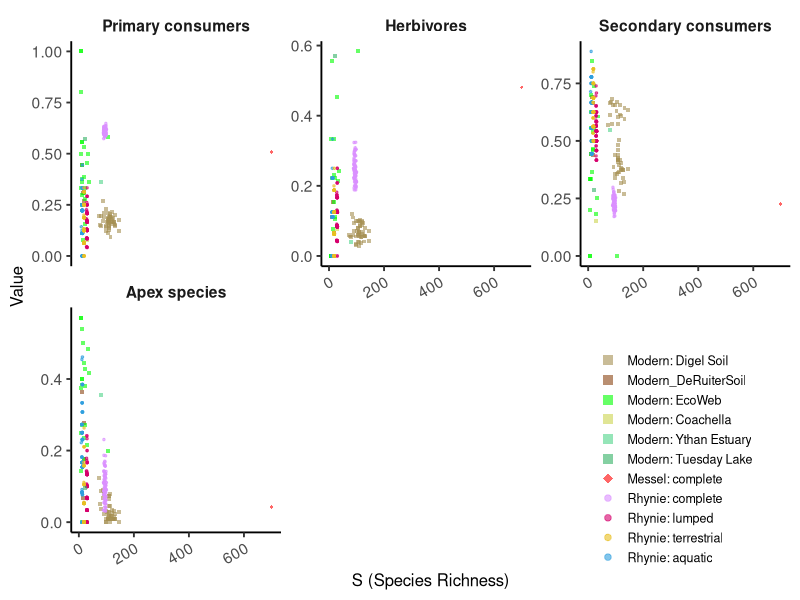
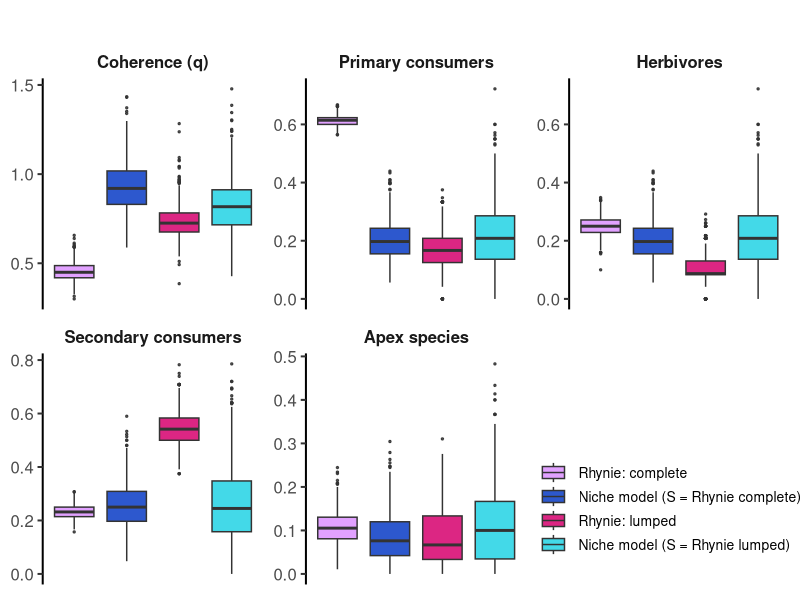

Write the R code that produced these figures, in order. (Note: this script raises an error after producing the figures.)
# START HERE ####
# install.packages("tidyverse")
# Load necessary libraries
library(tidyverse)

# Read and inspect data
df <- read.csv("Combined_Data_TS.csv")

# label webs as Devonian, Eocene, Modern, or simulation (niche model)
df <- df %>%
  mutate(Period = ifelse(startsWith(Analysis, "Rhynie"),"devonian", 
                         ifelse(startsWith(Analysis, "Messel"),"eocene",
                                ifelse(startsWith(Analysis, "Niche"), "simulation", "modern")))) %>%
  mutate(Period = as.factor(Period))

# PANEL SCATTERPLOT FIGURE 1: Modern webs vs. Rhynie complete, lumped, terrestrial, aquatic ####

metrics = c("C", "InDegree",
            "NTP_mean", "NTP_max", 
            "diameter", "max_chain_len", 
            "char_path_len", "std_path_len", "loop",
            "TrOmniv", "q",
            "priConsumers", "herbivores", "secConsumers", "Top")

## Scatterplot 1 filter to analyses of interest and rename metrics and analyses #### 
#     also, only include 100 SLNs for each Rhynie analysis so as not to overcrowd plots
df_plot <- df %>%
  filter(Analysis %in% c("Digel_Soil", "DeRuiter_Soil", "EcoWeb", 
                        "Coachella", "LittleRockLake", "TuesdayLake", "YthanEstuary", 
                        "Messel_all", "Messel_hicert",
                        "Rhynie_all_TS", "Rhynie_all_lumped", "Rhynie_terr_lumped", "Rhynie_aqu_lumped")) %>%
  mutate(Analysis = fct_recode(Analysis, "Modern_DigelSoil" = "Digel_Soil", 
                               "Modern_DeRuiterSoil" = "DeRuiter_Soil", "Modern_EcoWeb" = "EcoWeb", 
                               "Modern_Coachella" = "Coachella", "Modern_LitleRock" = "LittleRockLake",
                               "Modern_TuesLake" = "TuesdayLake", "Modern_Ythan" = "YthanEstuary",
                               "Messel_all" = "Messel_all", "Messel_high_certainty" = "Messel_hicert",
                               "Rhynie_complete" = "Rhynie_all_TS", "Rhynie_lumped" = "Rhynie_all_lumped",
                               "Rhynie_terr" = "Rhynie_terr_lumped", "Rhynie_aqu" = "Rhynie_aqu_lumped" )) %>%
  rename(NTP_mean = mean_NTP, NTP_max = max_NTP, q = q_inCoherence,
         char_path_len = mean_path_len, InDegree = meanInDegree, 
         priConsumers = Herbiv, herbivores = Herbiv_true, secConsumers = Carniv) %>%
  group_by(Analysis) %>%
  slice_head(n = 100)

# Reshape to long format for ggplot
df_long <- df_plot %>%
  pivot_longer(
    cols = all_of(metrics),
    names_to = "Metric",
    values_to = "Value"
  )

# re-code the levels in Analysis to make sure it plots in the right order
df_long$Analysis <- factor(df_long$Analysis,
                           levels = c("Modern_DigelSoil", "Modern_DeRuiterSoil", 
                                      "Modern_EcoWeb", "Modern_Coachella", "Modern_Ythan", 
                                      "Modern_LittleRock", "Modern_TuesLake",
                                      "Messel_all", "Messel_high_certainty",
                                      "Rhynie_complete", "Rhynie_lumped", "Rhynie_terr", "Rhynie_aqu"))
# re-code the levels in Metric to make sure the facets appear in the right order
df_long$Metric <- factor(df_long$Metric, levels = metrics)

## Scatterplot 1 metric labels ####
metric_labels <- c(C = "Connectance (C)", 
                   InDegree = "In-degree", 
                   NTP_mean = "Mean ntp", 
                   NTP_max = "Max ntp", 
                   diameter = "Network diameter", 
                   max_chain_len = "Max chain length",
                   char_path_len = "Characteristic path length", 
                   std_path_len = "Path length std. dev.", 
                   loop = "Loop frequency",
                   TrOmniv = "Trophic omnivory", 
                   q = "Coherence (q)", 
                   priConsumers = "Primary consumers",
                   herbivores = "Herbivores", 
                   secConsumers= "Secondary consumers", 
                   Top = "Apex species")

## Scatterplot 1 color palette ####
analysis_colors <- c(
  "Modern_DigelSoil" = "#A58F52",
  "Modern_DeRuiterSoil" = "chocolate4",
  "Modern_EcoWeb" = "green",
  "Modern_Coachella" = "#CBD44F",
  "Modern_Ythan" = "#4FD489",
  "Modern_LittleRock" = "#32B097",
  "Modern_TuesLake" = "#32B065",
  "Messel_all" = "red",
  "Messel_high_certainty" = "red3",
  "Rhynie_complete" = "#DB90FF",
  "Rhynie_lumped" = "#D6016D",
  "Rhynie_terr" = "#E8BE21",
  "Rhynie_aqu" = "#2F9FDE"
)


## Scatterplot 1 datapoint shapes ####
analysis_shapes <- c(
  "Modern_DigelSoil" = 15, "Modern_DeRuiterSoil" = 15,
  "Modern_EcoWeb" = 15, "Modern_Coachella" = 15,
  "Modern_Ythan" = 15, "Modern_TuesLake" = 15,
  "Messel_all" = 18, "Messel_high_certainty" = 18,
  "Rhynie_complete" = 20,"Rhynie_lumped" = 20,
  "Rhynie_terr" = 20, "Rhynie_aqu" = 20
)

# (optional) choose a subset of metrics to view:
metrics_active <- metrics[12:15]
df_long_view <- df_long %>%
  filter(Metric %in% metrics_active)

## Scatterplot 1 GENERATE FIGURE (ggplot2 call) ####
ggplot(df_long_view, aes(x = S, y = Value)) +
  geom_point(alpha = 0.6, size = 1, aes(colour = Analysis, shape = Analysis)) +
  facet_wrap(~ Metric, scales = "free_y", ncol = 3, labeller = labeller(Metric = metric_labels[metrics_active])) +
  scale_color_manual(values = analysis_colors,
                     breaks = c("Modern_DigelSoil", "Modern_DeRuiterSoil",
                                "Modern_EcoWeb", "Modern_Coachella", 
                                "Modern_Ythan", "Modern_TuesLake",
                                "Messel_all", "Messel_high_certainty",
                                "Rhynie_complete", "Rhynie_lumped", 
                                "Rhynie_terr", "Rhynie_aqu"),
                     labels = c("Modern: Digel Soil", "Modern_DeRuiterSoil",
                                "Modern: EcoWeb", "Modern: Coachella",
                                "Modern: Ythan Estuary",  "Modern: Tuesday Lake",
                                "Messel: complete", "Messel: high certainty links",
                                "Rhynie: complete", "Rhynie: lumped",
                                "Rhynie: terrestrial", "Rhynie: aquatic")) +
  scale_shape_manual(values = analysis_shapes,
                     breaks = c("Modern_DigelSoil", "Modern_DeRuiterSoil",
                                "Modern_EcoWeb", "Modern_Coachella", 
                                "Modern_Ythan", "Modern_TuesLake",
                                "Messel_all", "Messel_high_certainty",
                                "Rhynie_complete", "Rhynie_lumped", 
                                "Rhynie_terr", "Rhynie_aqu"),
                     labels = c("Modern: Digel Soil", "Modern_DeRuiterSoil",
                                "Modern: EcoWeb", "Modern: Coachella",
                                "Modern: Ythan Estuary",  "Modern: Tuesday Lake",
                                "Messel: complete", "Messel: high certainty links",
                                "Rhynie: complete", "Rhynie: lumped",
                                "Rhynie: terrestrial", "Rhynie: aquatic")) +
  scale_x_continuous(name = "S (Species Richness)") +
  theme_classic(base_size = 14) +
  theme(
    axis.title = element_text(size = 12),
    axis.text.x = element_text(angle = 30, hjust = 1),
    legend.position = c(0.84,0.15),
    legend.title = element_blank(),
    legend.text = element_text(size = 9),
    legend.key.size = unit(0.5, "cm"),
    strip.background = element_blank(),
    strip.text = element_text(face = "bold"),
) +
  guides(colour = guide_legend(override.aes = list(size=3)))

#-----------------------------------------------------------------------------#

# PANEL BOXPLOT FIGURE 1: Rhynie (lumped + unlumped) vs. Niche Model results ####

metrics = c("C", "InDegree",
            "NTP_mean", "NTP_max", 
            "diameter", "max_chain_len", 
            "char_path_len", "std_path_len", "loop",
            "TrOmniv", "q",
            "priConsumers", "herbivores", "secConsumers", "Top")

## Boxplot 1 filter to only full/lumped Rhynie and Niche model, rename metrics and analyses #### 
df_rhynie <- df %>%
  filter(Analysis %in% c("Rhynie_all_TS", "Rhynie_all_lumped", "Niche_unlumped", "Niche_lumped")) %>%
  mutate(Analysis = fct_recode(Analysis, "Rhynie_complete" = "Rhynie_all_TS", "Rhynie_lumped" = "Rhynie_all_lumped", 
                               "Niche_complete" = "Niche_unlumped", "Niche_lumped" = "Niche_lumped")) %>%
  rename(NTP_mean = mean_NTP, NTP_max = max_NTP, q = q_inCoherence,
         char_path_len = mean_path_len, InDegree = meanInDegree, 
         priConsumers = Herbiv, herbivores = Herbiv_true, secConsumers = Carniv)

# Reshape to long format
df_rhynie_long <- df_rhynie %>%
  pivot_longer(
    cols = all_of(metrics),
    names_to = "Metric",
    values_to = "Value"
  )

# re-code the levels in Analysis to make sure it plots in the right order
df_rhynie_long$Analysis <- factor(df_rhynie_long$Analysis,
                                  levels = c("Rhynie_complete", "Niche_complete", "Rhynie_lumped", "Niche_lumped"))
# re-code the levels in Metric to make sure the facets appear in the right order
df_rhynie_long$Metric <- factor(df_rhynie_long$Metric, levels = metrics)

## Boxplot 1 metric labels ####
metric_labels <- c(C = "Connectance (C)", 
                   InDegree = "In-degree", 
                   NTP_mean = "Mean ntp", 
                   NTP_max = "Max ntp", 
                   diameter = "Network diameter", 
                   max_chain_len = "Max chain length",
                   char_path_len = "Characteristic path length", 
                   std_path_len = "Path length std. dev.", 
                   loop = "Loop frequency",
                   TrOmniv = "Trophic omnivory", 
                   q = "Coherence (q)", 
                   priConsumers = "Primary consumers",
                   herbivores = "Herbivores", 
                   secConsumers= "Secondary consumers", 
                   Top = "Apex species")


## Boxplot 1 color palette ####
analysis_colors <- c(
  "Rhynie_complete" = "#DB90FF",
  "Rhynie_lumped" = "#D6016D",
  "Niche_complete" = "#093BC5",
  "Niche_lumped" = "#23D2E4"
)

metrics_active <- metrics[11:15]
df_rhynie_long_view <- df_rhynie_long %>%
  filter(Metric %in% metrics_active)

## Boxplot 1 GENERATE FIGURE (ggplot2 call) ####
ggplot(df_rhynie_long_view, aes(x = Analysis, y = Value, fill = Analysis)) +
  geom_boxplot(outlier.size = 0.5, alpha = 0.85) +
  facet_wrap(~ Metric, scales = "free_y", ncol = 3, labeller = labeller(Metric = metric_labels)) +
  scale_fill_manual(values = analysis_colors, 
                    breaks = c("Rhynie_complete", "Niche_complete",
                               "Rhynie_lumped", "Niche_lumped"),
                    labels = c("Rhynie: complete", "Niche model (S = Rhynie complete)",
                               "Rhynie: lumped", "Niche model (S = Rhynie lumped)")) +
  theme_classic(base_size = 15) +
  theme(
    axis.text.x = element_blank(),
    axis.ticks.x = element_blank(),
    axis.line.x = element_blank(),
    legend.position = c(0.84,0.15),
    legend.title = element_blank(),
    legend.key.width = unit(0.75, "cm"),
    legend.text = element_text(size = 10),
    strip.background = element_blank(),
    strip.text = element_text(face = "bold")
  ) +
  labs(title = "", x = NULL, y = NULL)


# PANEL BOXPLOT FIGURE 2: specific metrics of interest ####

# define metrics of interest and renamed versions
metrics <- c("Max_NTP", "q_inCoherence", "Mean_path_len", "Herbiv")
metrics2 <- c("NTP_max", "q", "char_path_len", "priConsumers")

## Boxplot 2 filter to only lumped Rhynie and modern, metrics of interest, rename metrics + analyses #### 
df_sigmetrics <- df %>%
  filter(Analysis %in% c("Rhynie_all_lumped", "DigelSoil_TS", "EcoWeb_TS")) %>%
  mutate(Analysis = fct_recode(Analysis, "Rhynie_lumped" = "Rhynie_all_lumped", 
                               "Modern_EcoWeb" = "EcoWeb_TS", "Modern_DigelSoil" = "DigelSoil_TS", )) %>%
  filter(S > 15) %>% # only keep webs with more than 15 species to mitigate sensitivity to scaling
  select(all_of(append("Analysis", metrics))) %>%
  rename(NTP_max = Max_NTP, q = q_inCoherence, char_path_len = Mean_path_len, priConsumers = Herbiv) %>%
  group_by(Analysis) %>%
  slice_head(n = 100)

# Reshape to long format
df_sigmetrics_long <- df_sigmetrics %>%
  pivot_longer(
    cols = all_of(metrics2),
    names_to = "Metric",
    values_to = "Value"
  )

# re-code the levels in Metric to make sure the facets appear in the right order
df_sigmetrics_long$Metric <- factor(df_sigmetrics_long$Metric, levels = metrics2)

## Boxplot 2 metric labels ####
metric_labels <- c(NTP_max = "Max ntp", 
                   q = "Coherence (q)",
                   char_path_len = "Characteristic path length", 
                   priConsumers = "Primary consumers")

## Boxplot 2 color palette ####
analysis_colors <- c(
  "Rhynie_lumped" = "#D6016D",
  "Modern_EcoWeb" = "#9CC104",
  "Modern_DigelSoil" = "#7D845E"
)

## Boxplot 2 GENERATE FIGURE (ggplot2 call) ####
ggplot(df_sigmetrics_long, aes(x = Analysis, y = Value, fill = Analysis)) +
  geom_boxplot(outlier.size = 0.5, alpha = 0.85) +
  facet_wrap(~ Metric, scales = "free_y", ncol = 2, labeller = labeller(Metric = metric_labels)) +
  scale_fill_manual(values = analysis_colors, 
                    breaks = c("Rhynie_lumped", "Modern_EcoWeb", "Modern_DigelSoil")) +
  scale_x_discrete(breaks = c("Rhynie_lumped", "Modern_EcoWeb", "Modern_DigelSoil"),
                   labels = c("Rhynie", "Modern:\nEcoWeb\n(S > 15)", "Modern:\nDigelSoil")) +
  theme_classic(base_size = 15) +
  theme(
    axis.text.x = element_text(size = 10),
    axis.ticks.x = element_blank(),
    legend.position = "none",
    strip.background = element_blank(),
    strip.text = element_text(face = "bold")
  ) +
  labs(title = "", x = NULL, y = NULL)

# (deprecated?) INDIVIDUAL METRIC SCATTERPLOTS ####

# subset the dataframe with the first 100 rhynie replicates and remove the lumped terr/aqu webs 
# ...to make the plots below easier to read
df_small <- df %>%
  filter(!Analysis %in% c("Rhynie_terr_lumped", "Rhynie_aqu_lumped")) %>%
  group_by(Analysis) %>%
  slice_head(n = 100) %>%
  ungroup()

# Plot C vs S, colored by Analysis
ggplot(df_small, aes(x = S, y = C, color = Analysis)) +
  geom_point(size = 2) +
  theme_classic() +
  labs(title = "Connectance vs. Species richness",
       x = "Number of Species (S)",
       y = "Connectance (C)")

# Plot L/S vs S, colored by Analysis
ggplot(df_small, aes(x = S, y = L_D, color = Analysis)) +
  geom_point(size = 2) +
  theme_classic() +
  labs(title = "Link Density vs. Species richness",
       x = "Number of Species (S)",
       y = "Link Density (L/S)")

# mean trophic level (mean_NTP) vs S
ggplot(df_small, aes(x = S, y = mean_NTP, color = Analysis)) +
  geom_point(size = 2) +
  theme_classic() +
  labs(title = "Mean Trophic Position vs Species Richness",
       x = "Number of species (S)",
       y = "Mean Trophic Position")

# max trophic level (mean_NTP) vs S
ggplot(df_small, aes(x = S, y = max_NTP, color = Analysis)) +
  geom_point(size = 2) +
  theme_classic() +
  labs(title = "Max Trophic Position vs Species Richness",
       x = "Number of species (S)",
       y = "Max Trophic Position")

# generality (mean_InDegree) vs S
ggplot(df_small, aes(x = S, y = meanInDegree, color = Analysis)) +
  geom_point(size = 2) +
  theme_classic() +
  labs(title = "Mean In Degree (generality) vs Species Richness",
       x = "Number of species (S)",
       y = "Mean In Degree")

# incoherence (q) vs S
ggplot(df_small, aes(x = S, y = TrOmniv, color = Analysis)) +
  geom_point(size = 2) +
  theme_classic() +
  labs(title = "q (incoherence) vs Species Richness",
       x = "Number of species (S)",
       y = "q")

# max chain length vs S
ggplot(df_small, aes(x = S, y = Mean_longest_chain, color = Analysis)) +
  geom_point(size = 2) +
  theme_classic() +
  labs(title = "Longest Chain Length vs Species Richness",
       x = "Number of species (S)",
       y = "Mean Longest Chain Length")

# mean path length vs S
ggplot(df_small, aes(x = S, y = Mean_path_len, color = Analysis)) +
  geom_point(size = 2) +
  theme_classic() +
  labs(title = "Mean path Length vs Species Richness",
       x = "Number of species (S)",
       y = "Mean path length between nodes")

# % apex taxa vs S
ggplot(df_small, aes(x = S, y = Top, color = Analysis)) +
  geom_point(size = 2) +
  theme_classic() +
  labs(title = "Trophic Top Species vs Species Richness",
       x = "Number of species (S)",
       y = "Percentage of nodes without predators")

# % primary consumer taxa vs S
ggplot(df_small, aes(x = S, y = Herbiv, color = Analysis)) +
  geom_point(size = 2) +
  theme_classic() +
  labs(title = "Primary consumers vs Species Richness",
       x = "Number of species (S)",
       y = "Percentage of primary consumers")

# % Secondary consumer taxa vs S
ggplot(df_small, aes(x = S, y = Carniv, color = Analysis)) +
  geom_point(size = 2) +
  theme_classic() +
  labs(title = "Secondary consumers vs Species Richness",
       x = "Number of species (S)",
       y = "Percentage of secondary consumers")

# (deprecated?) Group comparisons - individual metric boxplots ####

# boxplot of connectance
ggplot(df, aes(x = Analysis, y = C, fill = Analysis)) +
  geom_boxplot() +
  theme_classic() +
  labs(title = "Connectance of Rhynie and Modern webs")

# boxplot of link density
ggplot(df, aes(x = Analysis, y = L_D, fill = Analysis)) +
  geom_boxplot() +
  theme_classic() +
  labs(title = "Link density of Rhynie and Modern webs")

# boxplot of mean trophic level
ggplot(df, aes(x = Analysis, y = Mean_NTP, fill = Analysis)) +
  geom_boxplot() +
  theme_classic() +
  labs(title = "Mean Trophic Position of Rhynie and Modern webs")

# boxplot of mean trophic level (normalized by S)
ggplot(df, aes(x = Analysis, y = Mean_NTP_norm, fill = Analysis)) +
  geom_boxplot() +
  theme_classic() +
  labs(title = "Normalized Mean Trophic Position of Rhynie and Modern webs (mean NTP/S)")

# boxplot of max trophic level
ggplot(df, aes(x = Analysis, y = Max_NTP, fill = Analysis)) +
  geom_boxplot() +
  theme_classic() +
  labs(title = "Max Trophic Position of Rhynie and Modern webs")

# boxplot of Trophic Omnivory (feeding at multiple levels)
ggplot(df, aes(x = Analysis, y = TrOmniv, fill = Analysis)) +
  geom_boxplot() +
  theme_classic() +
  labs(title = "Trophic Omnivory (% of taxa that feed at multiple levels)")

# boxplot of q (incoherence)
ggplot(df, aes(x = Analysis, y = q_inCoherence, fill = Analysis)) +
  geom_boxplot() +
  theme_classic() +
  labs(title = "% incoherence (q) of Rhynie and Modern webs")

# boxplot of longest chain
ggplot(df, aes(x = Analysis, y = Mean_longest_chain , fill = Analysis)) +
  geom_boxplot() +
  theme_classic() +
  labs(title = "Level of mean longest chain length in Rhynie and Modern webs")

# boxplot of mean path length
ggplot(df, aes(x = Analysis, y = Mean_path_len , fill = Analysis)) +
  geom_boxplot() +
  theme_classic() +
  labs(title = "Level of mean path length in Rhynie and Modern webs")

# boxplot of trophic generality (in-degree)
ggplot(df, aes(x = Analysis, y = MeanInDegree , fill = Analysis)) +
  geom_boxplot() +
  theme_classic() +
  labs(title = "Mean in-degree in Rhynie and Modern webs")

# boxplot of variation of trophic generality (std. dev. in-degree)
ggplot(df, aes(x = Analysis, y = StdInDegree , fill = Analysis)) +
  geom_boxplot() +
  theme_classic() +
  labs(title = "Standard deviation of in-degree in Rhynie and Modern webs")

# boxplot of % carnivores
ggplot(df, aes(x = Analysis, y = Carniv, fill = Analysis)) +
  geom_boxplot() +
  theme_classic() +
  labs(title = "% carnivory of Rhynie and Modern web consumers")

# boxplot of % herbivores
ggplot(df, aes(x = Analysis, y = Herbiv, fill = Analysis)) +
  geom_boxplot() +
  theme_classic() +
  labs(title = "% primary consumer of Rhynie and Modern web consumers")

# boxplot of % top species
ggplot(df, aes(x = Analysis, y = Top, fill = Analysis)) +
  geom_boxplot() +
  theme_classic() +
  labs(title = "% taxa in Rhynie and Modern webs without predators")


# (deprecated) PANEL BOXPLOT FIGURE: Modern webs, Rhynie Complete, Rhynie Lumped ####

metrics = c("C", "NTP_mean_norm", "NTP_max", "InDegree", "TrOmniv", "q", "char_path_len", "std_path_len", "priConsumers", "secConsumers", "Top")

# Filter to the analyses of interest and rename metrics and analyses
df_plot <- df %>%
  filter(Analysis %in% c("DigelSoil_TS", "EcoWeb_TS", "Rhynie_all_TS", "Rhynie_all_lumped")) %>%
  mutate(Analysis = fct_recode(Analysis, "Modern_DigelSoil" = "DigelSoil_TS", "Modern_EcoWeb" = "EcoWeb_TS", "Rhynie_complete" = "Rhynie_all_TS", "Rhynie_lumped" = "Rhynie_all_lumped")) %>%
  rename(LinkDensity = L_D, NTP_mean_norm = Mean_NTP_norm, NTP_max = Max_NTP, q = q_inCoherence,
         mean_longest_path_len = Mean_longest_chain, char_path_len = Mean_path_len, InDegree = MeanInDegree,
         priConsumers = Herbiv, secConsumers = Carniv)

# Reshape to long format for ggplot
df_long <- df_plot %>%
  pivot_longer(
    cols = metrics,
    names_to = "Metric",
    values_to = "Value"
  )

# re-code the levels in Analysis to make sure it plots in the right order
df_long$Analysis <- factor(df_long$Analysis,
                           levels = c("Modern_EcoWeb", "Modern_DigelSoil", "Rhynie_complete", "Rhynie_lumped"))

# Define color palette for consistency
analysis_colors <- c(
  "Modern_EcoWeb" = "#9CC104",
  "Modern_DigelSoil" = "#7D845E",
  "Rhynie_complete" = "#DB90FF",
  "Rhynie_lumped" = "#D6016D"
)

# Create the boxplot figure
ggplot(df_long, aes(x = Analysis, y = Value, fill = Analysis)) +
  geom_boxplot(outlier.size = 0.5, alpha = 0.85) +
  facet_wrap(~ Metric, scales = "free_y", ncol = 3) +
  scale_fill_manual(values = analysis_colors) +
  theme_classic(base_size = 12) +
  theme(
    axis.text.x = element_text(angle = 30, hjust = 1),
    legend.position = "none",
    strip.background = element_blank(),
    strip.text = element_text(face = "bold")
  ) +
  labs(title = "Food Web Metrics by Analysis", x = NULL, y = NULL)

# (deprecated) PANEL BOXPLOT FIGURE: Rhynie Complete, Rhynie aquatic, Rhynie terrestrial ####

metrics = c("C", "NTP_mean_norm", "NTP_max", "InDegree", "TrOmniv", "q", "char_path_len", "Std_path_len", "priConsumers", "secConsumers", "Top")

# Filter to the Rhynie lumped variants and rename metrics and analyses
df_rhynie <- df %>%
  filter(Analysis %in% c("Rhynie_all_lumped", "Rhynie_terr_lumped", "Rhynie_aqu_lumped")) %>%
  mutate(Analysis = fct_recode(Analysis, "Rhynie_complete" = "Rhynie_all_lumped", "Rhynie_terr" = "Rhynie_terr_lumped", "Rhynie_aqu" = "Rhynie_aqu_lumped")) %>%
  rename(LinkDensity = L_D, NTP_mean_norm = Mean_NTP_norm, NTP_max = Max_NTP, q = q_inCoherence,
         mean_longest_path_len = Mean_longest_chain, char_path_len = Mean_path_len, InDegree = MeanInDegree,
         priConsumers = Herbiv, secConsumers = Carniv)

# Reshape to long format
df_rhynie_long <- df_rhynie %>%
  pivot_longer(
    cols = metrics,
    names_to = "Metric",
    values_to = "Value"
  )

# re-code the levels in Analysis to make sure it plots in the right order
df_rhynie_long$Analysis <- factor(df_rhynie_long$Analysis,
                           levels = c("Rhynie_complete", "Rhynie_terr", "Rhynie_aqu"))

# Define color palette for consistency
analysis_colors <- c(
  "Rhynie_complete" = "#D6016D",
  "Rhynie_terr" = "#E8BE21",
  "Rhynie_aqu" = "#2F9FDE"
)

# Plot
ggplot(df_rhynie_long, aes(x = Analysis, y = Value, fill = Analysis)) +
  geom_boxplot(outlier.size = 0.5, alpha = 0.85) +
  facet_wrap(~ Metric, scales = "free_y", ncol = 3) +
  scale_fill_manual(values = analysis_colors) +
  theme_classic(base_size = 12) +
  theme(
    axis.text.x = element_text(angle = 30, hjust = 1),
    legend.position = "none",
    strip.background = element_blank(),
    strip.text = element_text(face = "bold")
  ) +
  labs(title = "Rhynie Web Subsets (unlumped)", x = NULL, y = NULL)
